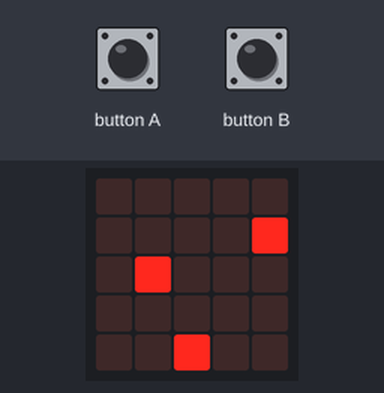
Simulated run of this program. Board: Calliope mini (MakeCode). Shown: the board's 5×5 LED display. The inputs (shaded band) are chosen by the test bench. Random numbers come from a fixed seed.

Above: at 1.6 s.
1.7 s: button A pressed for 0.15 s
At 2.3 s:
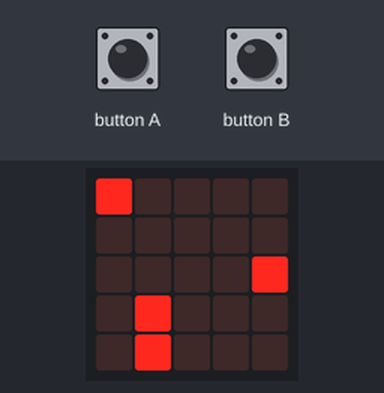
2.4 s: button B pressed for 0.15 s
At 2.77 s:
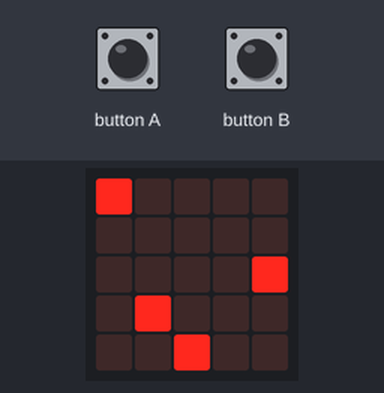
3.1 s: button A pressed for 0.15 s
At 4.7 s:
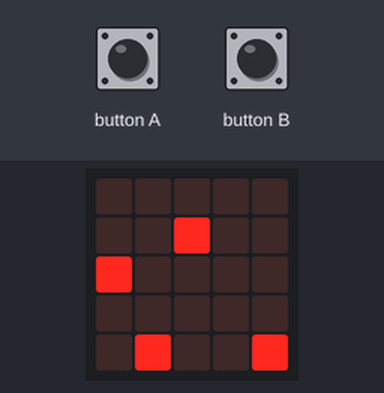
6.2 s: button B pressed for 0.15 s
At 7.8 s:
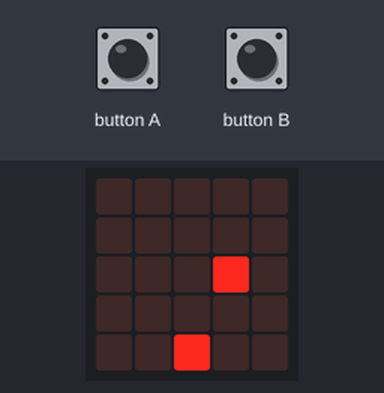
9.3 s: button A pressed for 0.15 s
At 10.5 s:
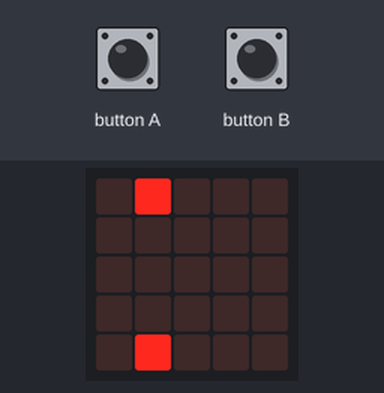
12.4 s: button B pressed for 0.15 s
At 13.8 s:
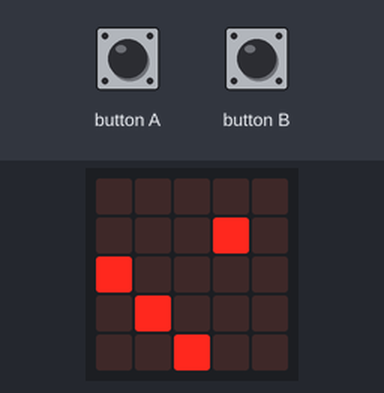
Timing chart, 0 to 15.4 s (numbered marks = the images above; inputs shaded):
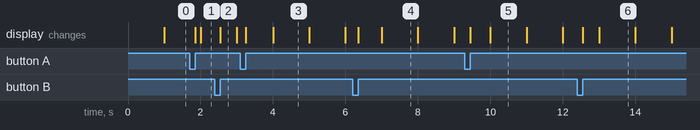

Measured:
- what the display in image 2 shows lasts 0.4 s, from 2.6 s to 3.0 s
- what the display in image 3 shows lasts 1.0 s, from 4.0 s to 5.0 s

The program:

main.ts
```typescript
function moveE2 () {
    if (e2) {
        if (e2.get(LedSpriteProperty.Y) == 4) {
            e2.delete()
        } else {
            e2.change(LedSpriteProperty.Y, 1)
        }
    }
}
input.onButtonEvent(Button.A, input.buttonEventClick(), function () {
    player.change(LedSpriteProperty.X, -1)
})
function moveE1 () {
    if (e1) {
        if (e1.get(LedSpriteProperty.Y) == 4) {
            e1.delete()
        } else {
            e1.change(LedSpriteProperty.Y, 1)
        }
    }
}
function moveE4 () {
    if (e4) {
        if (e4.get(LedSpriteProperty.Y) == 4) {
            e4.delete()
        } else {
            e4.change(LedSpriteProperty.Y, 1)
        }
    }
}
input.onButtonEvent(Button.B, input.buttonEventClick(), function () {
    player.change(LedSpriteProperty.X, 1)
})
function moveE0 () {
    if (e0) {
        if (e0.get(LedSpriteProperty.Y) == 4) {
            e0.delete()
        } else {
            e0.change(LedSpriteProperty.Y, 1)
        }
    }
}
function moveE3 () {
    if (e3) {
        if (e3.get(LedSpriteProperty.Y) == 4) {
            e3.delete()
        } else {
            e3.change(LedSpriteProperty.Y, 1)
        }
    }
}
let rand = 0
let e3: game.LedSprite = null
let e0: game.LedSprite = null
let e4: game.LedSprite = null
let e1: game.LedSprite = null
let e2: game.LedSprite = null
let player: game.LedSprite = null
game.setLife(1)
player = game.createSprite(2, 4)
loops.everyInterval(1000, function () {
    rand = randint(0, 5)
    if (rand == 0) {
        if (!(e0) || e0.isDeleted()) {
            e0 = game.createSprite(0, 0)
        }
    } else if (rand == 1) {
        if (!(e1) || e1.isDeleted()) {
            e1 = game.createSprite(1, 0)
        }
    } else if (rand == 2) {
        if (!(e2) || e2.isDeleted()) {
            e2 = game.createSprite(2, 0)
        }
    } else if (rand == 3) {
        if (!(e3) || e3.isDeleted()) {
            e3 = game.createSprite(3, 0)
        }
    } else if (rand == 4) {
        if (!(e4) || e4.isDeleted()) {
            e4 = game.createSprite(4, 0)
        }
    }
})
loops.everyInterval(1000, function () {
    moveE0()
    moveE1()
    moveE2()
    moveE3()
    moveE4()
})
```

test.ts
```typescript
// Hier kann man Tests durchführen; diese Datei wird nicht kompiliert, wenn dieses Paket als Erweiterung verwendet wird.
```
